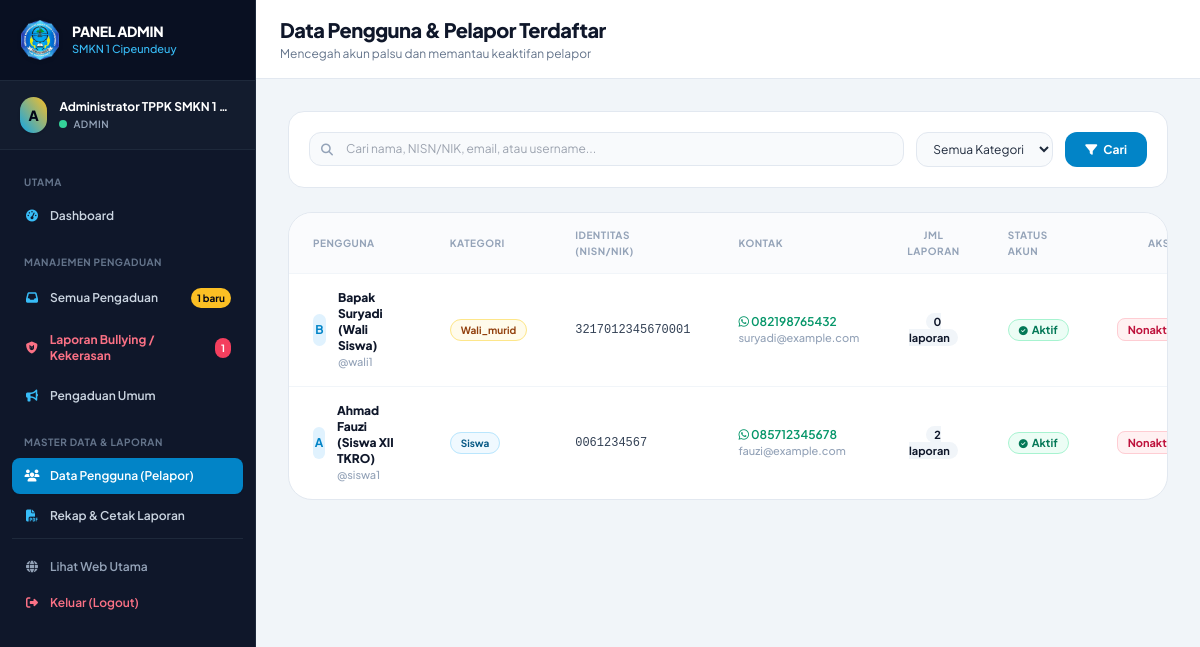
The page /admin/users.php (signed in) on the database its author committed.
### tables this page shows
CREATE TABLE `users` (
    `id` INT AUTO_INCREMENT PRIMARY KEY,
    `username` VARCHAR(50) NOT NULL UNIQUE,
    `password` VARCHAR(255) NOT NULL,
    `nama_lengkap` VARCHAR(100) NOT NULL,
    `email` VARCHAR(100) NOT NULL,
    `no_telp` VARCHAR(25) NOT NULL,
    `role` ENUM('admin', 'petugas', 'pelapor') NOT NULL DEFAULT 'pelapor',
    `tipe_pelapor` ENUM('siswa', 'wali_murid', 'masyarakat', 'staff') NOT NULL DEFAULT 'siswa',
    `nomor_identitas` VARCHAR(50) NULL COMMENT 'NISN untuk siswa, NIK untuk wali/masyarakat',
    `alamat` TEXT NULL,
    `status_aktif` TINYINT(1) NOT NULL DEFAULT 1,
    `created_at` TIMESTAMP DEFAULT CURRENT_TIMESTAMP,
    `updated_at` TIMESTAMP DEFAULT CURRENT_TIMESTAMP ON UPDATE CURRENT_TIMESTAMP
);

### config/helpers.php (called while the page is built, shortened)
<?php
function base_url($path = '') {
    $docRoot = str_replace('\\', '/', $_SERVER['DOCUMENT_ROOT'] ?? '');
    $projectDir = str_replace('\\', '/', realpath(__DIR__ . '/..'));
    $subDir = '';
    if (!empty($docRoot) && strpos($projectDir, $docRoot) === 0) {
        $subDir = substr($projectDir, strlen($docRoot));
    }
    $cleanPath = ltrim($path, '/');
    $prefix = rtrim($subDir, '/');
    return $prefix ? $prefix . '/' . $cleanPath : '/' . $cleanPath;
}

### admin/users.php (the view, shortened to what this page needs)
<?php
require_once __DIR__ . '/../config/helpers.php';
$db = get_db_connection();
$search = trim($_GET['search'] ?? '');
$sql = "
    SELECT u.*, COUNT(p.id) as total_laporan
    FROM users u
    LEFT JOIN pengaduan p ON u.id = p.user_id
    WHERE u.role = 'pelapor'
";
$params = [];
$sql .= " GROUP BY u.id ORDER BY u.id DESC";
$stmt = $db->prepare($sql);
$stmt->execute($params);
$usersList = $stmt->fetchAll();
?>
<!DOCTYPE html>
<html lang="id" class="h-full bg-slate-100">
<head>
    <link rel="stylesheet" href="https://cdnjs.cloudflare.com/ajax/libs/font-awesome/6.5.1/css/all.min.css">
    <script src="https://cdn.tailwindcss.com"></script>
</head>
<body class="flex h-full text-slate-800 antialiased selection:bg-sky-500 selection:text-white">
    <?php require_once __DIR__ . '/../includes/sidebar_admin.php'; ?>
    <div class="flex-1 flex flex-col min-w-0 overflow-y-auto">
        <header class="bg-white border-b border-slate-200 px-6 py-4 flex flex-col sm:flex-row sm:items-center justify-between gap-4 sticky top-0 z-30 shadow-xs">
            <div>
                <h1 class="text-xl font-black text-slate-900 tracking-tight">Data Pengguna & Pelapor Terdaftar</h1>
                <p class="text-xs text-slate-500 mt-0.5">Mencegah akun palsu dan memantau keaktifan pelapor</p>
            </div>
        </header>
        <main class="p-6 sm:p-8 space-y-6">
            <div class="bg-white p-5 rounded-2xl border border-slate-200 shadow-xs">
                <form method="GET" action="" class="flex flex-col sm:flex-row gap-3">
                    <div class="flex-1 relative">
                        <span class="absolute inset-y-0 left-0 pl-3 flex items-center text-slate-400">
                            <i class="fa-solid fa-magnifying-glass text-xs"></i>
                        </span>
                        <input type="text" name="search" value="<?= htmlspecialchars($search) ?>" placeholder="Cari nama, NISN/NIK, email, atau username..."
                            class="w-full pl-9 pr-3 py-2 bg-slate-50 border border-slate-200 rounded-xl text-xs focus:ring-2 focus:ring-sky-500 focus:outline-none">
                    </div>
                    <select name="tipe" class="px-3 py-2 bg-slate-50 border border-slate-200 rounded-xl text-xs focus:ring-2 focus:ring-sky-500 focus:outline-none">
                        <option value="all">Semua Kategori</option>
                    </select>
                    <button type="submit" class="px-5 py-2 bg-smk-blue hover:bg-smk-blue-hover text-white font-bold text-xs rounded-xl transition flex items-center justify-center gap-1.5 shadow-xs">
                        <i class="fa-solid fa-filter"></i> Cari
                    </button>
                </form>
            </div>
            <div class="bg-white rounded-3xl border border-slate-200 shadow-xs overflow-hidden">
                <?php if (empty($usersList)): ?>
                    <div class="py-16 text-center text-slate-400 text-xs">
                        <i class="fa-solid fa-users-slash text-3xl text-slate-300 mb-2"></i>
                        <p class="font-bold text-slate-700">Tidak Ada Pengguna Ditemukan</p>
                    </div>
                <?php else: ?>
                    <div class="overflow-x-auto">
                        <table class="w-full text-left text-xs">
                            <thead class="bg-slate-50/70 border-b border-slate-100 text-slate-400 font-bold uppercase tracking-wider text-[10px]">
                                <tr>
                                    <th class="py-3.5 px-6">Pengguna</th>
                                    <th class="py-3.5 px-6">Kategori</th>
                                    <th class="py-3.5 px-6">Identitas (NISN/NIK)</th>
                                    <th class="py-3.5 px-6">Kontak</th>
                                    <th class="py-3.5 px-6 text-center">Jml Laporan</th>
                                    <th class="py-3.5 px-6">Status Akun</th>
                                    <th class="py-3.5 px-6 text-center">Aksi</th>
                                </tr>
                            </thead>
                            <tbody class="divide-y divide-slate-100 font-medium">
                                <?php foreach ($usersList as $u): ?>
                                    <tr class="hover:bg-slate-50/80 transition">
                                        <td class="py-4 px-6">
                                            <div class="flex items-center gap-3">
                                                <div class="w-8 h-8 rounded-full bg-sky-100 text-smk-blue font-bold flex items-center justify-center text-xs">
                                                    <?= strtoupper(substr($u['nama_lengkap'], 0, 1)) ?>
                                                </div>
                                                <div>
                                                    <span class="font-extrabold text-slate-900 block"><?= htmlspecialchars($u['nama_lengkap']) ?></span>
                                                    <span class="text-[11px] text-slate-400">@<?= htmlspecialchars($u['username']) ?></span>
                                                </div>
                                            </div>
                                        </td>
                                        <td class="py-4 px-6">
                                            <span class="px-2.5 py-1 rounded-full text-[10px] font-bold capitalize <?= $u['tipe_pelapor'] === 'siswa' ? 'bg-sky-50 text-sky-800 border border-sky-200' : ($u['tipe_pelapor'] === 'wali_murid' ? 'bg-amber-50 text-amber-800 border border-amber-200' : 'bg-slate-100 text-slate-800') ?>">
                                                <?= htmlspecialchars($u['tipe_pelapor']) ?>
                                            </span>
                                        </td>
                                        <td class="py-4 px-6 font-mono text-slate-700">
                                            <?= htmlspecialchars($u['nomor_identitas'] ?: '-') ?>
                                        </td>
                                        <td class="py-4 px-6">
                                            <a href="https://wa.me/<?= preg_replace('/[^0-9]/', '', $u['no_telp']) ?>" target="_blank" class="text-emerald-600 font-semibold block hover:underline">
                                                <i class="fa-brands fa-whatsapp"></i> <?= htmlspecialchars($u['no_telp']) ?>
                                            </a>
                                            <span class="text-[11px] text-slate-400 block"><?= htmlspecialchars($u['email']) ?></span>
                                        </td>
                                        <td class="py-4 px-6 text-center">
                                            <span class="font-bold text-slate-900 bg-slate-100 px-2 py-0.5 rounded-full text-[11px]">
                                                <?= $u['total_laporan'] ?> laporan
                                            </span>
                                        </td>
                                        <td class="py-4 px-6">
                                            <?php if ((int)$u['status_aktif'] === 1): ?>
                                                <span class="inline-flex items-center gap-1 text-[11px] font-bold text-emerald-700 bg-emerald-50 px-2.5 py-0.5 rounded-full border border-emerald-200">
                                                    <i class="fa-solid fa-circle-check text-[9px]"></i> Aktif
                                                </span>
                                            <?php else: ?>
                                                <span class="inline-flex items-center gap-1 text-[11px] font-bold text-rose-700 bg-rose-50 px-2.5 py-0.5 rounded-full border border-rose-200">
                                                    <i class="fa-solid fa-ban text-[9px]"></i> Dinonaktifkan
                                                </span>
                                            <?php endif; ?>
                                        </td>
                                        <td class="py-4 px-6 text-center">
                                            <?php if ((int)$u['status_aktif'] === 1): ?>
                                                <a href="<?= base_url('admin/users.php?toggle_status=0&id=' . $u['id']) ?>" onclick="return confirm('Nonaktifkan akun pengguna ini?')" class="px-2.5 py-1 rounded-lg text-[11px] font-bold text-rose-700 bg-rose-50 hover:bg-rose-100 border border-rose-200 transition">
                                                    Nonaktifkan
                                                </a>
                                            <?php else: ?>
                                                <a href="<?= base_url('admin/users.php?toggle_status=1&id=' . $u['id']) ?>" onclick="return confirm('Aktifkan kembali akun ini?')" class="px-2.5 py-1 rounded-lg text-[11px] font-bold text-emerald-700 bg-emerald-50 hover:bg-emerald-100 border border-emerald-200 transition">
                                                    Aktifkan
                                                </a>
                                            <?php endif; ?>
                                        </td>
                                    </tr>
                                <?php endforeach; ?>
                            </tbody>
                        </table>
                    </div>
                <?php endif; ?>
            </div>
        </main>
    </div>
</body>
</html>

### rows shown on the page
users: nama_lengkap "B", nama_lengkap "Bapak Suryadi (Wali Siswa)", username "wali1", tipe_pelapor "Wali_murid", nomor_identitas "3217012345670001", no_telp "082198765432", email "suryadi@example.com", total_laporan "0", status_aktif 1 (drawn)
users: nama_lengkap "A", nama_lengkap "Ahmad Fauzi (Siswa XII TKRO)", username "siswa1", tipe_pelapor "Siswa", nomor_identitas "0061234567", no_telp "085712345678", email "fauzi@example.com", total_laporan "2", status_aktif 1 (drawn)

### other values the page prints
substr($user['nama_lengkap'] ?? 'A', 0, 1) "A"
$user['nama_lengkap'] "Administrator TPPK SMKN 1…"
$user['role'] "ADMIN"
$counts['menunggu'] "1"
$counts['bullying_aktif'] "1"
